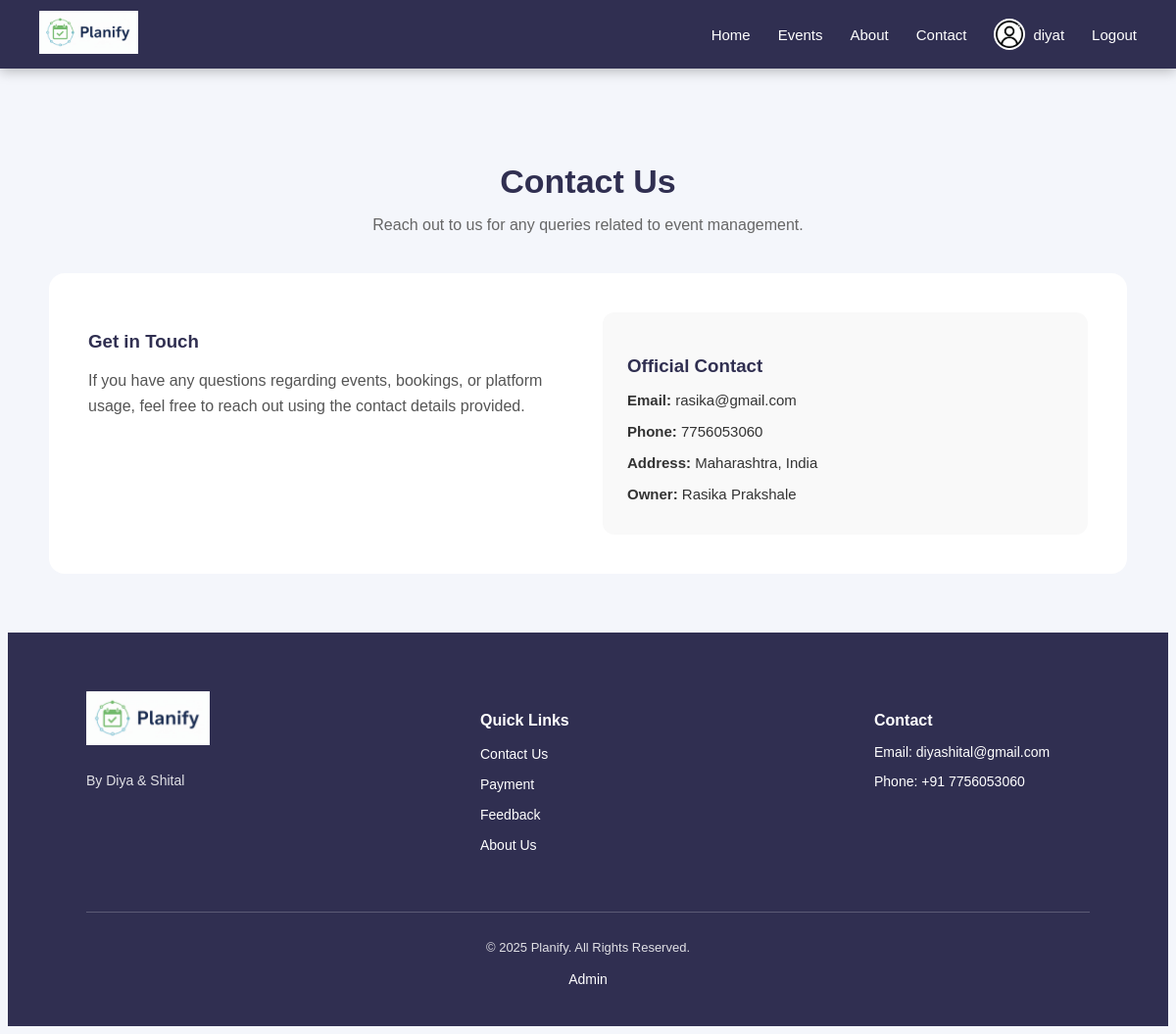
The app's page /contact.php (signed in) with its own data.
### tables this page shows
CREATE TABLE `contact_info` (
  `id` int(11) NOT NULL,
  `email` varchar(100) NOT NULL,
  `phone` varchar(15) NOT NULL,
  `address` text NOT NULL
);

### contact.php (the view, shortened to what this page needs)
<?php
include 'config/db.php';
$query = "SELECT * FROM contact_info LIMIT 1";
$result = mysqli_query($conn, $query);
$contact = mysqli_fetch_assoc($result);
?>
<!DOCTYPE html>
<html lang="en">
<head>
    <link rel="stylesheet" href="css/style.css">
</head>
<body>
    <?php include("includes/header.php"); ?>
    <section class="contact-section">
        <div class="contact-container">
            <h1>Contact Us</h1>
            <p class="contact-tagline">
                Reach out to us for any queries related to event management.
            </p>
            <div class="contact-box">
                <div class="contact-static">
                    <h3>Get in Touch</h3>
                    <p>
                        If you have any questions regarding events, bookings, or
                        platform usage, feel free to reach out using the contact
                        details provided.
                    </p>
                </div>
                <div class="contact-info">
                    <h3>Official Contact</h3>
                    <p><strong>Email:</strong> <?= htmlspecialchars($contact['email']); ?></p>
                    <p><strong>Phone:</strong> <?= htmlspecialchars($contact['phone']); ?></p>
                    <p><strong>Address:</strong> <?= htmlspecialchars($contact['address']); ?></p>
                    <p><strong>Owner:</strong> Rasika Prakshale</p>
                </div>
            </div>
        </div>
    </section>
    <?php include("includes/footer.php"); ?>
</body>
</html>

### css/style.css (style rules this page uses)
* { padding: 0; box-sizing: border-box; font-family: 'Poppins', sans-serif; }
body { background: #f4f6fb; color: #333; padding-top: 70px; }
:root { --brand: rgb(48, 47, 81); --brand-dark: rgb(38, 37, 65); }
.contact-section { padding: 60px 20px; background: #f4f6fb; }
.contact-container { max-width: 1100px; margin: auto; text-align: center; }
.contact-container h1 { font-size: 34px; color: rgb(48, 47, 81); margin-bottom: 10px; }
.contact-tagline { color: #666; margin-bottom: 40px; }
.contact-box { display: grid; grid-template-columns: 1fr 1fr; gap: 30px; background: #ffffff; padding: 40px; border-radius: 16px; }
.contact-static { text-align: left; }
.contact-static h3 { color: rgb(48, 47, 81); margin-bottom: 10px; }
.contact-static p { color: #555; line-height: 1.6; }
.contact-info { text-align: left; background: #f9f9f9; padding: 25px; border-radius: 12px; }
.contact-info h3 { color: rgb(48, 47, 81); margin-bottom: 15px; }
.contact-info p { margin-bottom: 8px; font-size: 15px; }

### records on screen
contact_info: email "rasika@gmail.com", phone "7756053060", address "Maharashtra, India"

### other values on screen
$_SESSION['username'] "diyat"
